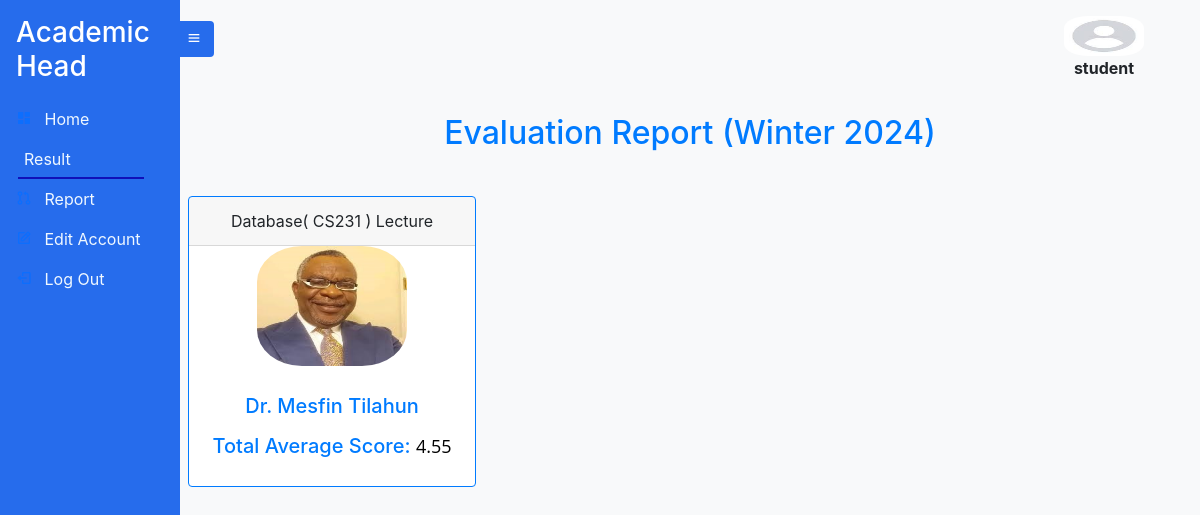
The page /total-evaluation-report (signed in) on the database its author committed.
### Account/models.py (models this page shows)
class Account(AbstractUser):
    Role = models.CharField(max_length=25, null=True , choices=rolechoice ,  blank=True)
    email = models.EmailField(
        verbose_name='email address',
        max_length=255,
        unique=True,
    )

### Course/models.py (models this page shows)
class Term(models.Model):
    Term_id = models.UUIDField(default=uuid.uuid4, unique=True, primary_key=True, editable=False)
    Season = models.CharField(max_length=10, null=True, choices=season_choices, blank=True)
    current_year = datetime.now().year
    Year = models.IntegerField(
        default=current_year,
        validators=[
            MinValueValidator(current_year),
            MaxValueValidator(current_year + 1)
        ],
    )
    Evaluation_Start_Date = models.DateTimeField(null=True, blank=True ,
                                                 validators=[MinValueValidator(limit_value=timezone.now())])
    Evaluation_End_Date = models.DateTimeField(null = True , blank=True ,
                                               validators=[MinValueValidator(limit_value=timezone.now())])
    Courses_Given = models.ManyToManyField(Course)
    EvaluationDone = models.BooleanField(null=True, blank=True , default=False)
    def __str__(self):
        return str(self.Season + " " + str(self.Year))

### Instructor/models.py (models this page shows)
class Instructor(models.Model):
    Instructor_id =  models.CharField(max_length=20 , unique=True,primary_key=True)
    Account_id = models.OneToOneField(Account, on_delete=models.CASCADE, related_name='instructor')
    Title = models.CharField(max_length=10 , null=True ,  choices=titlechoice , blank=True)
    FirstName = models.CharField(max_length=20 , null=True , blank=True)
    LastName =  models.CharField(max_length=20 , null=True , blank=True)
    Sex = models.CharField(max_length=25, null=True , choices=genderchoice ,  blank=True)
    ProfilePic= models.FileField(null=True, blank=True, upload_to='profilepic/', default="profilepic/defaultprofile.jpeg")
    def __str__(self):
        return str(self.FirstName + " "+ self.LastName)

### Student/views.py (the view)
# urls.py: path( 'total-evaluation-report', total_evaluation_reports  , name='total_evaluation'),
def total_evaluation_reports(request):
    courses = Course.objects.all()
    term  = Term.objects.get(EvaluationDone = False)
    instructor_data = []
    for course_type in ['Lecture', 'Lab']:
        for course in courses:
            total_avg_score = 0
            instructor = None
            evaluations = []
            student_evaluations = StudentEvaluationResult.objects.filter(
                    Course_id =course,
                    Term_id=Term.objects.last(),
                    EvaluationDone=True ,
                    CourseType = course_type
                    )
            staff_evaluations =  StaffEvaluationResult.objects.filter(
                    Course_id =course,
                    Term_id=Term.objects.last(),
                    EvaluationDone=True ,
                    CourseType = course_type
                    )
            if(student_evaluations.__len__()>0):evaluations.append(student_evaluations)
            if(staff_evaluations.__len__()>0):evaluations.append(staff_evaluations)
            print('evaluations are ', evaluations.__len__() , evaluations)
            current_evaluator = None
            if (evaluations):
                for evaluationitem in evaluations:
                    for evaluation in evaluationitem:
                        if evaluation:
                            if not current_evaluator:
                                if StudentEvaluationResult.objects.filter(Result_id =evaluation.Result_id):current_evaluator='student'
                                else: current_evaluator='staff'
                            if not instructor:
                                instructor = evaluation.Instructor_id
                            avg_score = 0
                            length = 0
                            for category, sub_dict in evaluation.EvaluationResult.items():
                                for criterion, score in sub_dict.items():
                                    if isinstance(score, (int, float)):
                                        length+=1
                                        avg_score += score
                            avg_score/= length
                            total_avg_score += avg_score
                            print("average score is " , avg_score)
                total_avg_score/=evaluations.__len__()
                instructor_data.append({
                        'instructor': instructor,
                        'course': course.CourseName + "( " + course.Course_id + " )",
                        'course_type': course_type,
                        'average_score': (total_avg_score).__round__(2),
                        })
    context = {'instructor_data': instructor_data , 'active_page':'report',
               'evaluator':'Both','total':'yes' , 'term':term}
    print("instructor infor ",instructor_data)
    return render(request, 'academichead/evaluation_reports.html', context)

### Staff/models.py (called while the page is built)
    def __str__(self):
        return str(self.Instructor_id.FirstName)

### Student/models.py (called while the page is built)
    def __str__(self):
        return str(self.Course_id.CourseName)

### templates/academichead/evaluation_reports.html (shortened to what this page needs)
{% extends 'academichead/academichead.html' %}
{% block content %}
    {% if evaluator == 'Both' %}
    <div class="card-body text-primary">
    <h2 class="text-center mb-4"> Evaluation Report {% if term %} ({{ term }}) {% endif %}</h2>
    </div>
    {% else %}
    <div class="card-body text-primary">
    <h2 class="text-center mb-4">{{evaluator}} Evaluation Report  {% if term %} ({{ term }}) {% endif %}</h2>
    </div>
    {% endif %}
    <div class="row">
      {% if instructor_data %}
        {% for instructor_info in instructor_data %}
        <div class="col-md-4 mb-4">
          <div class="text-center">
        <div class="card border-primary mb-3" style="max-width: 18rem;">
          <div class="card-header"> {{ instructor_info.course }} {{ instructor_info.course_type }} </div>
                {% if instructor_info.instructor.ProfilePic %}
                 <div class="text-center">
                  <img src="{{ instructor_info.instructor.ProfilePic.url }}" alt="{{ instructor.FirstName }} Profile Pic" class="img-fluid mb-2" style="height: 120px; width: 150px; border-radius: 30%;">
                 </div>
                  {% endif %}
                  <div class="card-body text-primary">
                <h5>{{ instructor_info.instructor.Title }} {{ instructor_info.instructor.FirstName }} {{ instructor_info.instructor.LastName }}</h5>
                <p class="card-text">
                  {% if total == 'yes' %}
                  <h5>Total Average Score:</span>
                    <span style="font-family: 'Open Sans', sans-serif; color: #000000; font-size: 18px;">{{ instructor_info.average_score }}</span>
                {% endif %}
              </div>
            </div>
          </div>
    </div>
        {% endfor %}
      {% else %}
        <div class="col-12">
          <div class="alert alert-warning" role="alert">
            No {{evaluator}} evaluation reports available for the current term.
          </div>
        </div>
      {% endif %}
    </div>
  </div>
{% endblock %}

### templates/academichead/academichead.html (shortened to what this page needs)
{% extends 'sidebarbase.html' %}
{% block content1 %}
  <div class="side-navbar active-nav d-flex justify-content-between flex-wrap flex-column" id="sidebar">
    <ul class="nav flex-column text-white w-100">
      <a href="{% url 'academicheadhomepage' %}" class="nav-link h3 text-white my-2">
        Academic Head
      </a>
      <li class="nav-link {% if active_page == 'home' %}active{% endif %}">
        <i class="bx bxs-dashboard"></i>
        <span class="mx-2"><a class="inner-anchor" href="{% url 'academicheadhomepage' %}"> Home</a></span>
      </li>
      <li class="nav-link {% if active_page == 'report' %}active{% endif %}">
        <span class="mx-2"><a class="inner-anchor" href="{% url 'search_evaluation' %}">Result</a></span>
      </li>
      <li class="nav-link {% if active_page == 'general_report' %}active{% endif %}">
        <i class="bx bx-git-pull-request"></i>
        <span class="mx-2"><a class="inner-anchor" href="{% url 'general_evaluation_report' 'view' %}">Report</a></span>
      </li>
      <li class="nav-link {% if active_page == 'editaccount' %}active{% endif %}">
        <i class="bx bx-edit"></i>
        <span class="mx-2"><a class="inner-anchor" href="{% url 'editpassword' %}"> Edit Account</a></span>
      </li>
      <li class="nav-link {% if active_page == 'logout' %}active{% endif %}">
        <i class="bx bx-log-out"></i>
        <span class="mx-2"><a class="inner-anchor" href="{% url 'logout' %}" > Log Out </a></span>
      </li>
    </ul>
  </div>
  <div class="p-2 active-cont my-container overflow-hidden">
    <nav class="navbar top-navbar navbar-light bg-light px-5">
      <a class="btn border-0" id="menu-btn"><i class="bx bx-menu"></i></a>
      <figure id="image" style="height: 30px; background-color: white">
        <img src="/static/images/profilePic/defaultprofile.jpeg" style="height: 40px; width: 80px; border-radius: 30%;">
        <figcaption style="text-align: center;"><b>{{user.username}}</b></figcaption>
      </figure>
    </nav>
    <br>
    {% block content %}
    {% endblock %}
{% endblock %}

### static/styles/sidebar.css (style rules this page uses)
* { margin: 0; padding: 0; box-sizing: border-box; }
body { min-height: 100vh; background-color:#f8f9fa; }
.side-navbar { width: 180px; height: 100%; position: fixed; margin-left: -300px; background-color:rgb(38, 108, 236); transition: 0.5s; }
.active-nav { margin-left: 0; }
.active-cont { margin-left: 180px; }
#menu-btn { background-color:rgb(38, 108, 236); color: #fff; margin-left: -62px; }
#image { max-width: 300px; height: 80px; border-radius: 50%; top: 10px; right: 0px; }
.inner-anchor { color: aliceblue; text-decoration: black; }
.bg-light { background-color: rgb(38, 108, 236);; }
.nav-link.active { position: relative; }
.nav-link.active:after { content: ''; position: absolute; bottom: 0; left: 10%; width: 70%; height: 2px; background-color: rgb(16, 16, 185); }

### rows shown on the page
Account: username "student"
Term: Season+Year "Winter 2024"
Instructor: course "Database( CS231 )", course_type "Lecture", instructor.ProfilePic (picture), instructor.Title "Dr.", instructor.FirstName "Mesfin", instructor.LastName "Tilahun", average_score "4.55"
